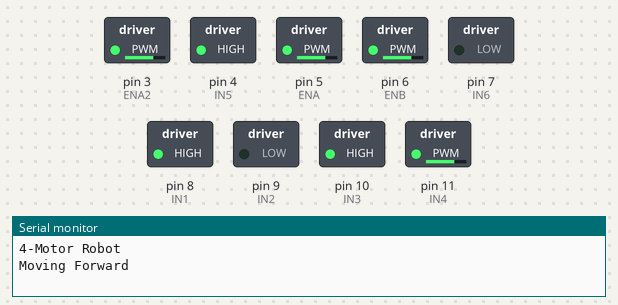
A sketch run on a simulated Arduino Uno, built with avr-gcc and run on an emulated ATmega328P. On the bench: switched loads named in the sketch (green lamp = pin HIGH), the last lines printed to the serial monitor.

Above: at 0.05 s.
At 2.75 s:
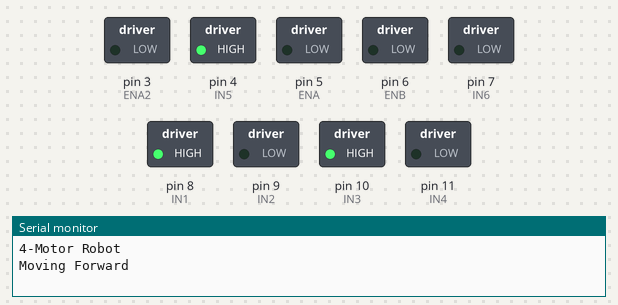
At 4.1 s:
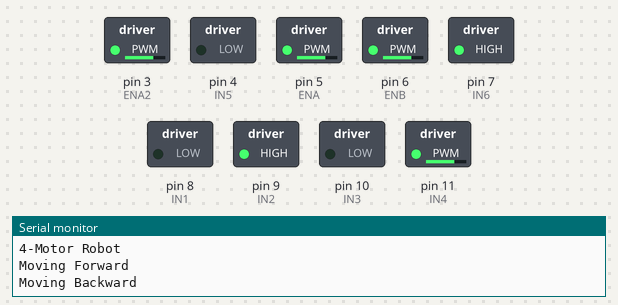
At 5.5 s:
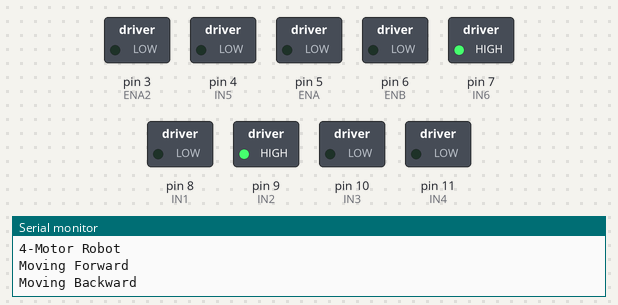
At 7.95 s:
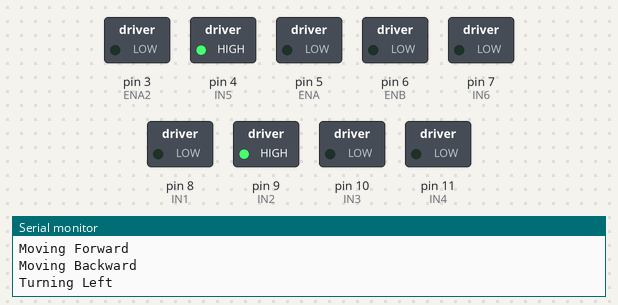
At 10.95 s:
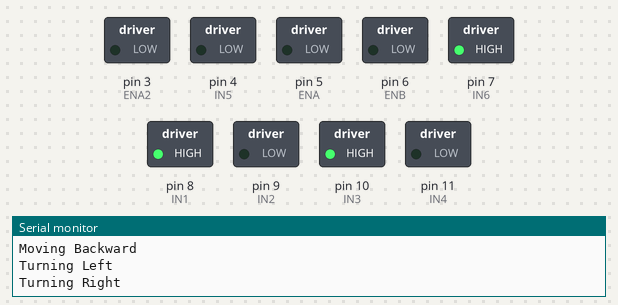
Timing chart, 0 to 14.3 s (numbered marks = the images above):
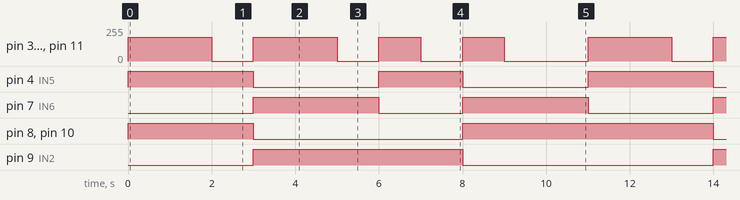

Measured:
- by itself, pin 4 (IN5): repeats every 11.0 s: LOW 3.0 s, HIGH 2.0 s, LOW 3.0 s, HIGH 3.0 s
- by itself, pin 7 (IN6): repeats every 11.0 s: LOW 2.0 s, HIGH 3.0 s, LOW 3.0 s, HIGH 3.0 s
- by itself, pin 8 (IN1), pin 10 (IN3): repeats every 11.0 s: LOW 5.0 s, HIGH 6.0 s
- by itself, pin 9 (IN2): alternates HIGH for 5.0 s and LOW for 6.0 s
- by itself, pin 3 (ENA2), pin 5 (ENA), pin 6 (ENB), pin 11 (IN4): repeats every 11.0 s: 0/255 1.0 s, 180/255 2.0 s, 2 × (0/255 1.0 s, 180/255 1.0 s), 0/255 2.0 s, 180/255 2.0 s

The sketch:

4_Motor_Robot.ino
```cpp
// 4-Motor Robot using Arduino Uno and 2 L298N Drivers

// Left-side driver
const int ENA = 5;
const int IN1 = 8;
const int IN2 = 9;

const int ENB = 6;
const int IN3 = 10;
const int IN4 = 11;

// Right-side driver
const int ENA2 = 3;
const int IN5 = 4;
const int IN6 = 7;

const int ENB2 = 11;  // Change if needed: D11 is already used above!

const int motorSpeed = 180;

void setup() {
  Serial.begin(9600);

  pinMode(ENA, OUTPUT);
  pinMode(IN1, OUTPUT);
  pinMode(IN2, OUTPUT);
  pinMode(ENB, OUTPUT);
  pinMode(IN3, OUTPUT);
  pinMode(IN4, OUTPUT);

  pinMode(ENA2, OUTPUT);
  pinMode(IN5, OUTPUT);
  pinMode(IN6, OUTPUT);
  pinMode(ENB2, OUTPUT);

  Serial.println("4-Motor Robot");
}

void loop() {
  Serial.println("Moving Forward");
  forward();
  delay(2000);

  stopRobot();
  delay(1000);

  Serial.println("Moving Backward");
  backward();
  delay(2000);

  stopRobot();
  delay(1000);

  Serial.println("Turning Left");
  left();
  delay(1000);

  stopRobot();
  delay(1000);

  Serial.println("Turning Right");
  right();
  delay(1000);

  stopRobot();
  delay(2000);
}

void forward() {
  setMotor(ENA, IN1, IN2, motorSpeed);
  setMotor(ENB, IN3, IN4, motorSpeed);
  setMotor(ENA2, IN5, IN6, motorSpeed);
  setMotor(ENB2, IN5, IN6, motorSpeed);
}

void backward() {
  setMotor(ENA, IN1, IN2, -motorSpeed);
  setMotor(ENB, IN3, IN4, -motorSpeed);
  setMotor(ENA2, IN5, IN6, -motorSpeed);
  setMotor(ENB2, IN5, IN6, -motorSpeed);
}

void left() {
  setMotor(ENA, IN1, IN2, -motorSpeed);
  setMotor(ENB, IN3, IN4, -motorSpeed);
  setMotor(ENA2, IN5, IN6, motorSpeed);
  setMotor(ENB2, IN5, IN6, motorSpeed);
}

void right() {
  setMotor(ENA, IN1, IN2, motorSpeed);
  setMotor(ENB, IN3, IN4, motorSpeed);
  setMotor(ENA2, IN5, IN6, -motorSpeed);
  setMotor(ENB2, IN5, IN6, -motorSpeed);
}

void stopRobot() {
  analogWrite(ENA, 0);
  analogWrite(ENB, 0);
  analogWrite(ENA2, 0);
  analogWrite(ENB2, 0);
}

void setMotor(int en, int inA, int inB, int speedValue) {
  if (speedValue > 0) {
    digitalWrite(inA, HIGH);
    digitalWrite(inB, LOW);
  } else if (speedValue < 0) {
    digitalWrite(inA, LOW);
    digitalWrite(inB, HIGH);
  } else {
    digitalWrite(inA, LOW);
    digitalWrite(inB, LOW);
  }

  analogWrite(en, abs(speedValue));
}
```
